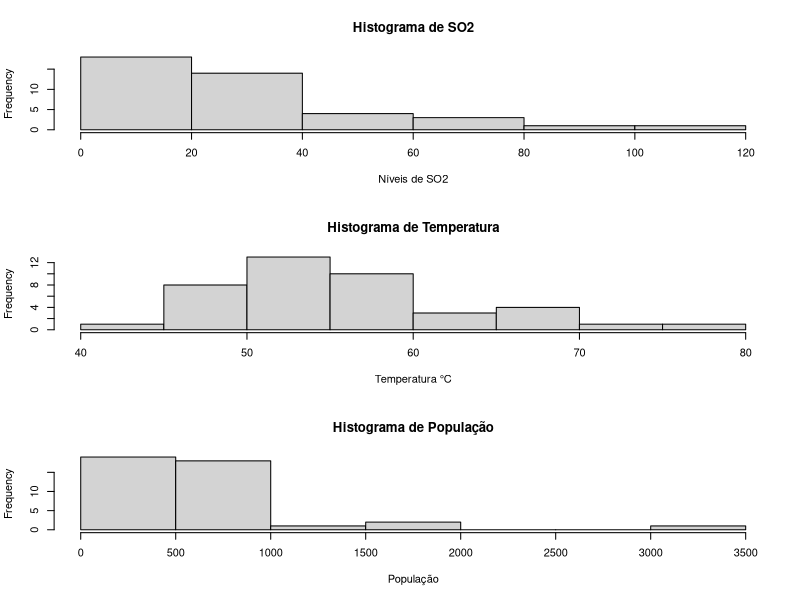
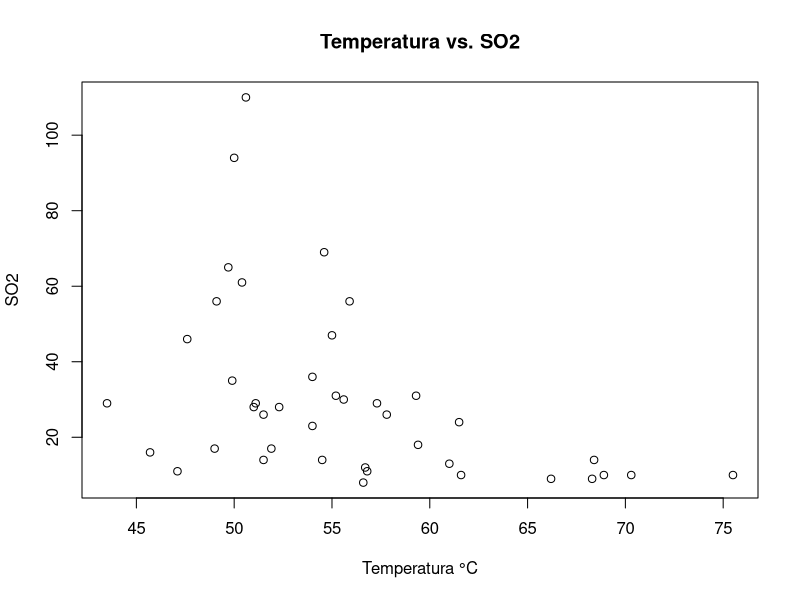

These charts were generated, in order, by the following R code:
setwd("I:/mestrado/statistic-data-analysis")

# Carregando os dados
usair <- read.csv(file="src/usair.csv",head=TRUE,sep=",")

# Resumo das medidas descritivas para as variáveis selecionadas
summary(usair[c("SO2", "temp", "popn")])

# Plotando histogramas
par(mfrow = c(3, 1))
hist(
    usair$SO2, 
    main = "Histograma de SO2", 
    xlab = "Níveis de SO2"
)
hist(
    usair$temp, 
    main = "Histograma de Temperatura", 
    xlab = "Temperatura °C"
)
hist(
    usair$popn, 
    main = "Histograma de População", 
    xlab = "População"
)

# Plotando gráfico de dispersão
par(mfrow = c(1, 1))
plot(
    usair$temp, 
    usair$SO2, 
    main = "Temperatura vs. SO2", 
    xlab = "Temperatura °C", 
    ylab = "SO2"
)
